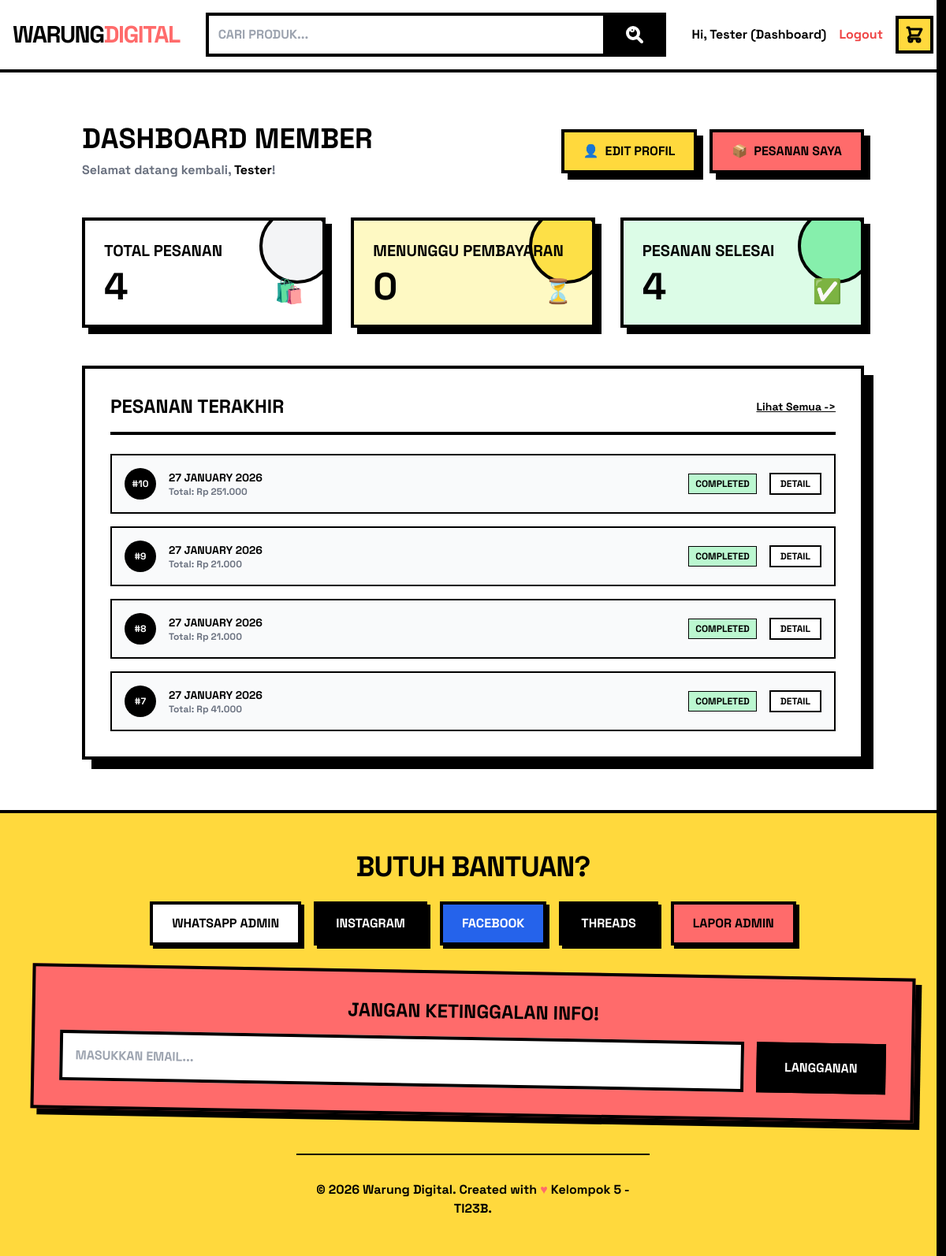
The page /member/index.php (signed in) on the database its author committed.
### tables this page shows
CREATE TABLE `pelanggan` (
  `id` int NOT NULL,
  `nama` varchar(100) DEFAULT NULL,
  `email` varchar(100) DEFAULT NULL,
  `password` varchar(255) DEFAULT NULL,
  `alamat` text,
  `created_at` timestamp NULL DEFAULT CURRENT_TIMESTAMP
);

CREATE TABLE `pesanan` (
  `id` int NOT NULL,
  `pelanggan_id` int DEFAULT NULL,
  `total_harga` decimal(12,0) DEFAULT NULL,
  `status` enum('pending','paid','shipped','completed','cancelled','success') DEFAULT 'pending',
  `bukti_pembayaran` varchar(255) DEFAULT NULL,
  `tanggal_pesanan` timestamp NULL DEFAULT CURRENT_TIMESTAMP
);

### member/index.php (the view, shortened to what this page needs)
<?php
include '../config/database.php';
include '../includes/public_header.php';
$user_id = $_SESSION['user_id'];
$user = $conn->query("SELECT * FROM pelanggan WHERE id = '$user_id'")->fetch_assoc();
$total_orders = $conn->query("SELECT COUNT(*) as c FROM pesanan WHERE pelanggan_id = '$user_id'")->fetch_assoc()['c'];
$pending_orders = $conn->query("SELECT COUNT(*) as c FROM pesanan WHERE pelanggan_id = '$user_id' AND status = 'pending'")->fetch_assoc()['c'];
$completed_orders = $conn->query("SELECT COUNT(*) as c FROM pesanan WHERE pelanggan_id = '$user_id' AND status = 'completed'")->fetch_assoc()['c'];
$recent = $conn->query("SELECT * FROM pesanan WHERE pelanggan_id = '$user_id' ORDER BY tanggal_pesanan DESC LIMIT 5");
?>
<div class="container mx-auto px-4 py-8 max-w-5xl">
    <div class="flex flex-col md:flex-row justify-between items-start md:items-center mb-12 gap-4">
        <div>
            <h1 class="text-4xl font-black uppercase mb-2">Dashboard Member</h1>
            <p class="font-bold text-gray-500">Selamat datang kembali, <span class="text-black"><?= htmlspecialchars($user['nama']) ?></span>!</p>
        </div>
        <div class="flex gap-4">
            <a href="profile.php" class="bg-neo-secondary text-black border-4 border-black px-6 py-3 font-black uppercase shadow-neo hover:shadow-neo-lg hover:-translate-y-1 transition-all flex items-center gap-2">
                <span>👤</span> Edit Profil
            </a>
            <a href="orders.php" class="bg-neo-accent text-black border-4 border-black px-6 py-3 font-black uppercase shadow-neo hover:shadow-neo-lg hover:-translate-y-1 transition-all flex items-center gap-2">
                <span>📦</span> Pesanan Saya
            </a>
        </div>
    </div>
    <div class="grid grid-cols-1 md:grid-cols-3 gap-8 mb-12">
        <div class="bg-white border-4 border-black p-6 shadow-neo hover:-translate-y-1 transition-transform relative overflow-hidden group">
            <div class="absolute -right-4 -top-4 bg-gray-100 w-24 h-24 rounded-full border-4 border-black group-hover:scale-150 transition-transform duration-500"></div>
            <div class="relative z-10">
                <h3 class="text-xl font-black uppercase mb-2">Total Pesanan</h3>
                <div class="flex justify-between items-end">
                    <span class="text-5xl font-black"><?= $total_orders ?></span>
                    <span class="text-3xl">🛍️</span>
                </div>
            </div>
        </div>
        <div class="bg-yellow-100 border-4 border-black p-6 shadow-neo hover:-translate-y-1 transition-transform relative overflow-hidden group">
            <div class="absolute -right-4 -top-4 bg-yellow-300 w-24 h-24 rounded-full border-4 border-black group-hover:scale-150 transition-transform duration-500"></div>
            <div class="relative z-10">
                <h3 class="text-xl font-black uppercase mb-2">Menunggu Pembayaran</h3>
                <div class="flex justify-between items-end">
                    <span class="text-5xl font-black"><?= $pending_orders ?></span>
                    <span class="text-3xl">⏳</span>
                </div>
            </div>
        </div>
        <div class="bg-green-100 border-4 border-black p-6 shadow-neo hover:-translate-y-1 transition-transform relative overflow-hidden group">
            <div class="absolute -right-4 -top-4 bg-green-300 w-24 h-24 rounded-full border-4 border-black group-hover:scale-150 transition-transform duration-500"></div>
            <div class="relative z-10">
                <h3 class="text-xl font-black uppercase mb-2">Pesanan Selesai</h3>
                <div class="flex justify-between items-end">
                    <span class="text-5xl font-black"><?= $completed_orders ?></span>
                    <span class="text-3xl">✅</span>
                </div>
            </div>
        </div>
    </div>
    <div class="bg-white border-4 border-black p-8 shadow-neo-lg">
        <div class="flex justify-between items-center mb-6 border-b-4 border-black pb-4">
            <h2 class="text-2xl font-black uppercase">Pesanan Terakhir</h2>
            <a href="orders.php" class="font-bold underline text-sm hover:text-neo-accent">Lihat Semua -></a>
        </div>
        <?php if($recent->num_rows > 0): ?>
            <div class="space-y-4">
                <?php while($row = $recent->fetch_assoc()): ?>
                <div class="flex flex-col md:flex-row justify-between items-center bg-gray-50 border-2 border-black p-4 hover:bg-gray-100 transition-colors">
                    <div class="flex items-center gap-4 mb-2 md:mb-0">
                        <div class="w-10 h-10 bg-black text-white flex items-center justify-center font-black rounded-full text-xs">
                            #<?= $row['id'] ?>
                        </div>
                        <div>
                            <div class="font-bold uppercase text-sm system-font"><?= date('d F Y', strtotime($row['tanggal_pesanan'])) ?></div>
                            <div class="text-xs font-bold text-gray-500">Total: Rp <?= number_format($row['total_harga'], 0, ',', '.') ?></div>
                        </div>
                    </div>
                    <div class="flex items-center gap-4">
                        <span class="font-bold uppercase text-xs px-2 py-1 border border-black
                            <?= $row['status'] == 'completed' ? 'bg-green-200' : ($row['status'] == 'pending' ? 'bg-yellow-200' : 'bg-gray-200') ?>">
                            <?= $row['status'] ?>
                        </span>
                        <a href="orders.php" class="bg-white border-2 border-black px-3 py-1 font-bold text-xs uppercase hover:bg-black hover:text-white transition-colors">
                            Detail
                        </a>
                    </div>
                </div>
                <?php endwhile; ?>
            </div>
        <?php else: ?>
            <p class="text-center font-bold text-gray-500 py-8">Belum ada pesanan terbaru.</p>
        <?php endif; ?>
    </div>
</div>
<?php include '../includes/footer.php'; ?>

### assets/css/style.css (style rules this page uses)
body { background-color: #fffdf5 !important; background-size: 40px 40px !important; font-family: "Space Grotesk", sans-serif; color: #000; }

### member/index.php (style rules this page uses)
body { background-color: #ffffff !important; background-image: none !important; }

### rows shown on the page
pelanggan: nama "Tester"
pesanan: id "10", tanggal_pesanan "27 JANUARY 2026", total_harga "251.000", status "COMPLETED"
pesanan: id "9", tanggal_pesanan "27 JANUARY 2026", total_harga "21.000", status "COMPLETED"
pesanan: id "8", tanggal_pesanan "27 JANUARY 2026", total_harga "21.000", status "COMPLETED"
pesanan: id "7", tanggal_pesanan "27 JANUARY 2026", total_harga "41.000", status "COMPLETED"

### other values the page prints
$_SESSION['user_nama'] "Tester"
$total_orders "4"
$pending_orders "0"
$completed_orders "4"
